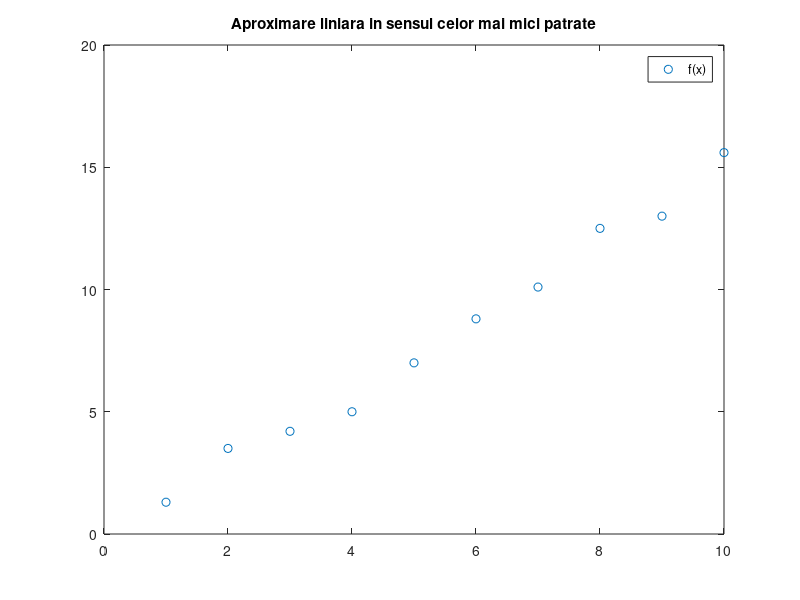

Write the MATLAB code that produced this figure.
x = [1:10];                                          
y = [1.3, 3.5, 4.2, 5, 7, 8.8, 10.1, 12.5, 13, 15.6];

figure
plot(x, y, 'o');

title("Aproximare liniara in sensul celor mai mici patrate");
legend("f(x)");
